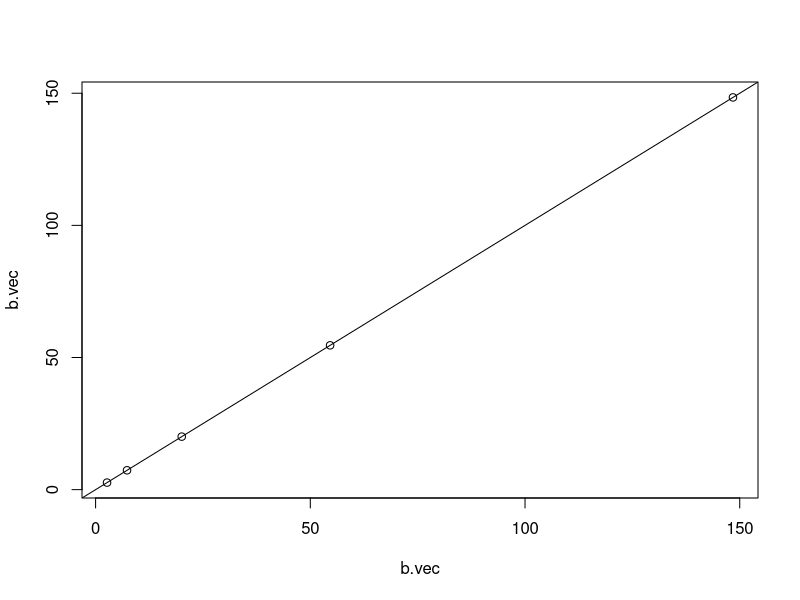
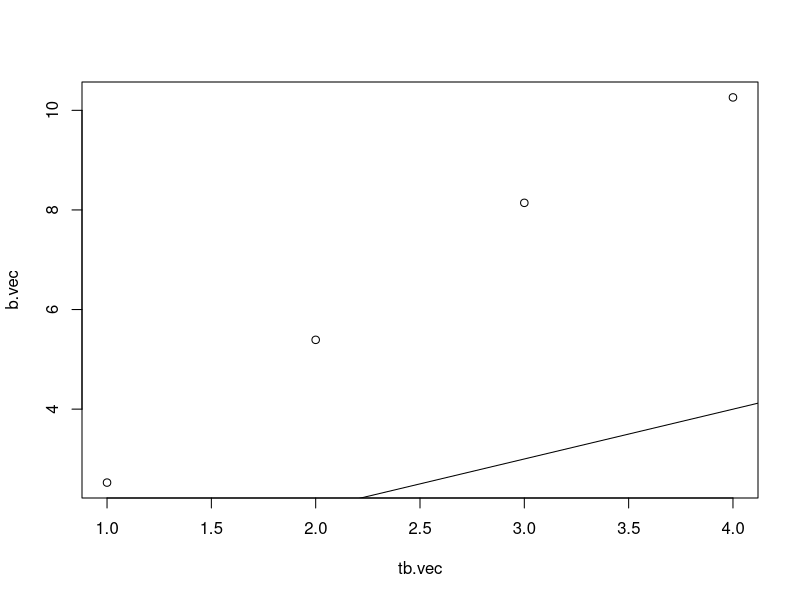

Write the R code that produced these figures, in order.
# LSE ---------------------------------------------------------------------

rm(list = ls())
p <- 5
n <- 1000
e.vec <- rnorm(n)
x.mat <- matrix(rnorm(n * p), ncol = p)
b.vec <- exp(1:p)
y.vec <- x.mat %*% b.vec + e.vec


max.iter <- 200
eps <- 1e-3
b.vec <- rep(1, p)
for (iter in 1:max.iter) {
  old.b.vec <- b.vec
  for (j in 1:p) {
    temp0 <- drop(x.mat[,-j] %*% old.b.vec[-j])
    b.vec[j] <- sum(x.mat[,j]*(y.vec - temp0))/sum(x.mat[,j]^2)
  }
  if (sum((b.vec - old.b.vec)^2) < eps) break
  if (iter >= max.iter) break
}
plot(b.vec, b.vec) ; abline(0, 1)

# Logi --------------------------------------------------------------------

p <- 4
n <- 500
e.vec <- rnorm(n)
x.mat <- matrix(rnorm(n * p), ncol = p)
tb.vec <- 1:4
y.vec <- x.mat %*% tb.vec + e.vec > 0
eps <- 1e-5

loss <- function(b.vec) {
  xb.vec <- x.mat %*% b.vec
  -sum(y.vec*xb.vec) + sum(log(1 + exp(xb.vec)))
}

iter.max <- 1e2
eps <- 1e-7
b.vec <- rep(0, p)
for (iter in 1:iter.max) {
  old.b.vec <- b.vec
  for (j in 1:p) {
    a <- -100 ; b <- 100 ; lmd <- .6
    for (k in 1:iter.max) {
      c <- lmd*a + (1 - lmd)*b
      d <- lmd*b + (1 - lmd)*a
      b.vec[j] <- c
      c.loss <- loss(b.vec)
      b.vec[j] <- d
      d.loss <- loss(b.vec)
      if (c.loss < d.loss) {b <- d} else {a <- c}
      if (abs(a - b) < eps) break
    }
    print(loss(b.vec))
  }
  if (sum((b.vec - old.b.vec)^2) < eps) break
  if (iter == iter.max) break
}
plot(tb.vec, b.vec) ; abline(0, 1)